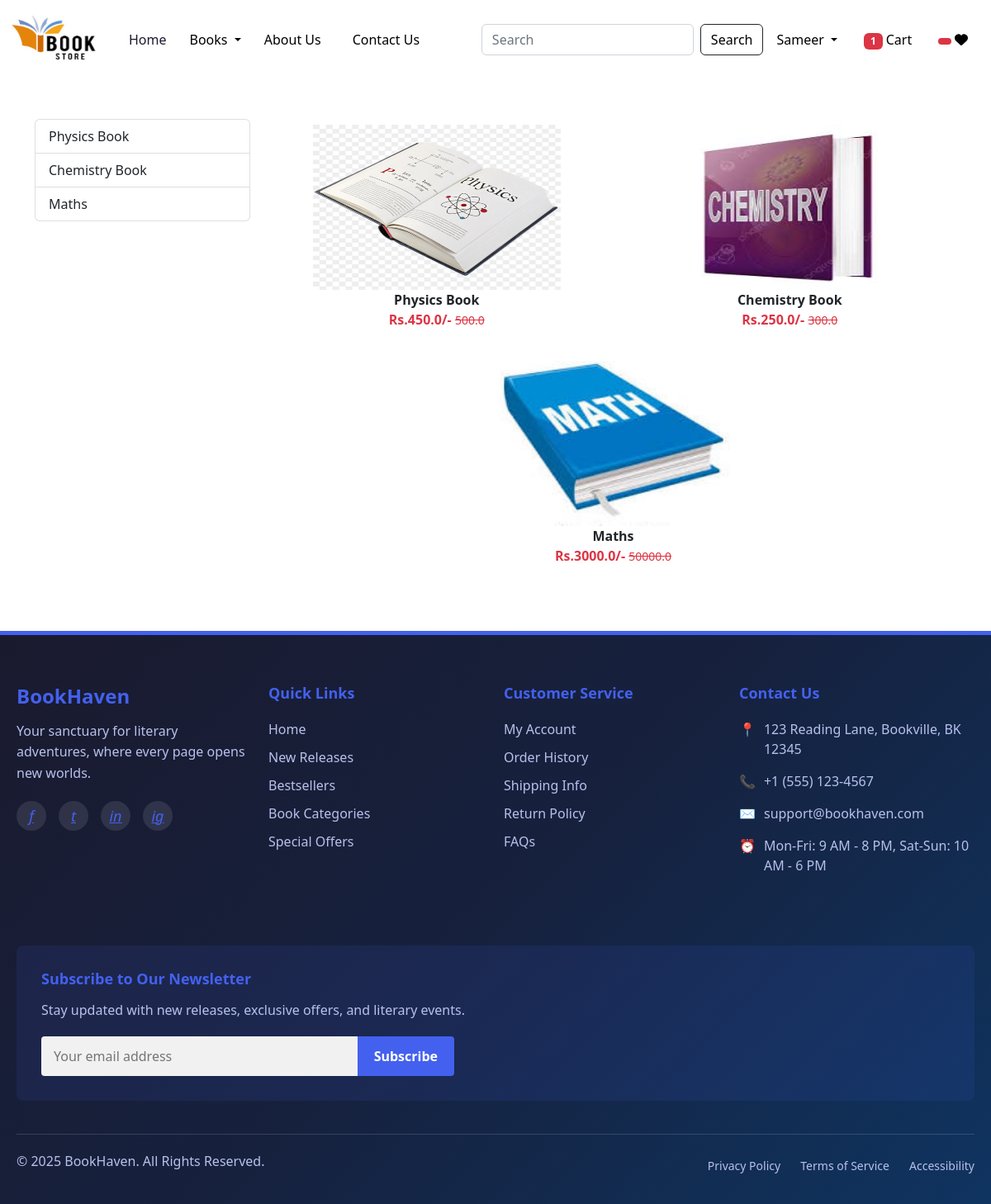
/category/IJ (signed in), run on the app's committed database.
### app/models.py (models this page shows, shortened)
class Product(models.Model):
    title = models.CharField(max_length=100)
    selling_price = models.FloatField()
    discounted_price = models.FloatField()
    description = models.TextField()
    composition = models.TextField(default='')
    prodapp = models.TextField(default='')
    category = models.CharField(choices=CATEGORY_CHOICES, max_length=2)
    product_image = models.ImageField(upload_to='product')

### app/views.py (the view)
# urls.py: path("category/<slug:val>", views.CategoryView.as_view(),name="category"),
@method_decorator(login_required,name='dispatch')
class CategoryView(View):
    def get(self,request,val):
        totalitem = 0
        wishitem=0
        if request.user.is_authenticated:
            totalitem = len(Cart.objects.filter(user=request.user))
            wishitem = len(Wishlist.objects.filter(user=request.user))
        product = Product.objects.filter(category=val)
        title = Product.objects.filter(category=val).values('title')
        return render(request,"app/category.html",locals())

### app/templates/app/category.html (shortened to what this page needs)
{% extends 'app/base.html' %}
{% load static %}
{% block main-content %}
    <div class="container my-5">
        <div class="row">
            <div class="col-sm-3">
                <div class="list-group">
                    {% for val in title %}
                        <a href="{% url 'category-title' val.title %}" class="list-group-item list-group-item-action" aria-current="true">{{val.title}}</a>
                    {% endfor %}
                </div>
            </div>
            <div class="col-sm-9">
                <div class="row">
                    {% for prod in product %}
                        <div class="col text-center mb-4">
                            <a href="{% url 'product-detail' prod.id %}" class="btn">
                            <div>
                                <img src="{{prod.product_image.url}}" width="300px" height="200px" />
                                <div class="fw-bold">{{prod.title}}</div>
                                <div class="fw-bold text-danger">
                                    Rs.{{prod.discounted_price}}/-
                                    <small class="fw-light text-decoration-line-through">{{prod.selling_price}}</small>
                                </div>
                            </div>
                            </a>
                        </div>
                    {% endfor %}
                </div>
            </div>
        </div>
    </div>
{% endblock main-content %}

### app/templates/app/base.html (shortened to what this page needs)
<!DOCTYPE html>
{% load static %}
<html lang="en">
<head>
    <link href="https://cdn.jsdelivr.net/npm/bootstrap@5.2.2/dist/css/bootstrap.min.css" rel="stylesheet">
    <link rel="stylesheet" href="{% static 'app/css/owl.carousel.min.css' %}" />
    <link rel="stylesheet" href="{% static 'app/css/all.min.css' %}" />
    <link rel="stylesheet" href="{% static 'app/css/style.css' %}" />
</head>
<body>
  <nav class="navbar navbar-expand-lg navbar-dark" style="background-color: white;">
        <div class="container-fluid">
          <a class="navbar-brand" href="#">
            <img src="{% static "app/images/banner/xyz.png" %}" width="120" height="70" />
          </a>
          <div class="collapse navbar-collapse" id="navbarSupportedContent">
            <ul class="navbar-nav me-auto mb-2 mb-lg-0">
              <li class="nav-item" style="border-right: 2px solid white; padding-right: 10px; margin-right: 10px rounded;">
                <a class="nav-link active " aria-current="page" href="/" style="color: #1a1a2e;">Home</a>
              </li>
              <li class="nav-item dropdown" style="border-right: 2px solid white; padding-right: 10px; margin-right: 10px rounded;">
                <a class="nav-link dropdown-toggle" href="#" role="button" data-bs-toggle="dropdown" aria-expanded="false" style="color: black;"  >
                  Books
                </a>
              </li>
              <li class="nav-item" style="border-right: 2px solid white; padding-right: 10px; margin-right: 10px;">
                <a class="nav-link" href="{% url 'about' %}" style="color: black;">About Us</a>
              </li>
              <li class="nav-item">
                <a class="nav-link" href="{% url 'contact' %}" style="color: black;">Contact Us</a>
              </li>
            </ul>
            <form class="d-flex" role="search" action="/search">
              <input class="form-control me-2" type="search" placeholder="Search" name="search"  aria-label="Search">
              <button class="btn btn-outline-dark" type="submit" style="color: black;">Search</button>
            </form>
          </div>
          <ul class="navbar-nav me-auto mb-2 mb-lg-0 rounded">
            <li class="nav-item dropdown mx-2">
              {% if user.is_authenticated %}
              <a class="nav-link dropdown-toggle" id="profileDropdown" role="button" data-bs-toggle="dropdown" aria-expanded="false" style="color: black;">
                {{ user.username }}
              </a>
                {% endif %}
            </li>
            <li class="nav-item mx-2">
              <a href="{% url 'showcart' %}" class="nav-link" style="color: black;">
                <span class="badge bg-danger">
                  {% if totalitem > 0 %} {{ totalitem }} {% endif %}
                </span>
                Cart
              </a>
            </li>
            <li class="nav-item mx-2">
              <a href="{% url 'showwishlist' %}" class="nav-link text-white">
                <span class="badge bg-danger">
                </span>
                <i class="fa fa-heart" style="color: black;"></i>
              </a>
            </li>
          </ul>
        </div>
      </nav>
      {% block main-content %}{% endblock main-content %}
      <footer style="background: linear-gradient(135deg, #1a1a2e 0%, #16213e 50%, #0f3460 100%); color: #f1f1f1; padding: 60px 0 30px; font-family: 'Segoe UI', Tahoma, Geneva, Verdana, sans-serif; border-top: 5px solid #4361ee;">
        <div style="max-width: 1200px; margin: 0 auto; padding: 0 20px;">
          <div style="display: flex; flex-wrap: wrap; justify-content: space-between; margin-bottom: 40px;">
            <div style="flex: 1; min-width: 240px; margin-bottom: 30px; padding-right: 20px;">
              <h3 style="color: #4361ee; font-size: 24px; margin-bottom: 15px; font-weight: 700;">BookHaven</h3>
              <p style="line-height: 1.6; color: #b8c1ec; margin-bottom: 20px;">Your sanctuary for literary adventures, where every page opens new worlds.</p>
              <div style="display: flex; gap: 15px;">
                <a href="#" style="color: #4361ee; display: inline-block; width: 36px; height: 36px; line-height: 36px; text-align: center; border-radius: 50%; background-color: rgba(255,255,255,0.1); transition: all 0.3s ease;">
                  <i style="font-size: 18px;">f</i>
                </a>
                <a href="#" style="color: #4361ee; display: inline-block; width: 36px; height: 36px; line-height: 36px; text-align: center; border-radius: 50%; background-color: rgba(255,255,255,0.1); transition: all 0.3s ease;">
                  <i style="font-size: 18px;">t</i>
                </a>
                <a href="#" style="color: #4361ee; display: inline-block; width: 36px; height: 36px; line-height: 36px; text-align: center; border-radius: 50%; background-color: rgba(255,255,255,0.1); transition: all 0.3s ease;">
                  <i style="font-size: 18px;">in</i>
                </a>
                <a href="#" style="color: #4361ee; display: inline-block; width: 36px; height: 36px; line-height: 36px; text-align: center; border-radius: 50%; background-color: rgba(255,255,255,0.1); transition: all 0.3s ease;">
                  <i style="font-size: 18px;">ig</i>
                </a>
              </div>
            </div>
            <div style="flex: 1; min-width: 160px; margin-bottom: 30px;">
              <h4 style="color: #4361ee; font-size: 18px; margin-bottom: 20px; font-weight: 600;">Quick Links</h4>
              <ul style="list-style: none; padding: 0; margin: 0;">
                <li style="margin-bottom: 10px;"><a href="#" style="color: #b8c1ec; text-decoration: none; transition: color 0.3s ease;">Home</a></li>
                <li style="margin-bottom: 10px;"><a href="#" style="color: #b8c1ec; text-decoration: none; transition: color 0.3s ease;">New Releases</a></li>
                <li style="margin-bottom: 10px;"><a href="#" style="color: #b8c1ec; text-decoration: none; transition: color 0.3s ease;">Bestsellers</a></li>
                <li style="margin-bottom: 10px;"><a href="#" style="color: #b8c1ec; text-decoration: none; transition: color 0.3s ease;">Book Categories</a></li>
                <li style="margin-bottom: 10px;"><a href="#" style="color: #b8c1ec; text-decoration: none; transition: color 0.3s ease;">Special Offers</a></li>
              </ul>
            </div>
            <div style="flex: 1; min-width: 160px; margin-bottom: 30px;">
              <h4 style="color: #4361ee; font-size: 18px; margin-bottom: 20px; font-weight: 600;">Customer Service</h4>
              <ul style="list-style: none; padding: 0; margin: 0;">
                <li style="margin-bottom: 10px;"><a href="#" style="color: #b8c1ec; text-decoration: none; transition: color 0.3s ease;">My Account</a></li>
                <li style="margin-bottom: 10px;"><a href="#" style="color: #b8c1ec; text-decoration: none; transition: color 0.3s ease;">Order History</a></li>
                <li style="margin-bottom: 10px;"><a href="#" style="color: #b8c1ec; text-decoration: none; transition: color 0.3s ease;">Shipping Info</a></li>
                <li style="margin-bottom: 10px;"><a href="#" style="color: #b8c1ec; text-decoration: none; transition: color 0.3s ease;">Return Policy</a></li>
                <li style="margin-bottom: 10px;"><a href="#" style="color: #b8c1ec; text-decoration: none; transition: color 0.3s ease;">FAQs</a></li>
              </ul>
            </div>
            <div style="flex: 1; min-width: 240px; margin-bottom: 30px;">
              <h4 style="color: #4361ee; font-size: 18px; margin-bottom: 20px; font-weight: 600;">Contact Us</h4>
              <p style="margin-bottom: 15px; display: flex; align-items: flex-start; color: #b8c1ec;">
                <span style="margin-right: 10px; color: #4361ee;">📍</span>
                <span>123 Reading Lane, Bookville, BK 12345</span>
              </p>
              <p style="margin-bottom: 15px; display: flex; align-items: flex-start; color: #b8c1ec;">
                <span style="margin-right: 10px; color: #4361ee;">📞</span>
                <span>+1 (555) 123-4567</span>
              </p>
              <p style="margin-bottom: 15px; display: flex; align-items: flex-start; color: #b8c1ec;">
                <span style="margin-right: 10px; color: #4361ee;">✉️</span>
                <span>support@bookhaven.com</span>
              </p>
              <p style="margin-bottom: 15px; display: flex; align-items: flex-start; color: #b8c1ec;">
                <span style="margin-right: 10px; color: #4361ee;">⏰</span>
                <span>Mon-Fri: 9 AM - 8 PM, Sat-Sun: 10 AM - 6 PM</span>
              </p>
            </div>
          </div>
          <div style="background-color: rgba(67, 97, 238, 0.1); padding: 30px; border-radius: 8px; margin-bottom: 40px;">
            <h4 style="color: #4361ee; font-size: 18px; margin-bottom: 15px; font-weight: 600;">Subscribe to Our Newsletter</h4>
            <p style="color: #b8c1ec; margin-bottom: 20px;">Stay updated with new releases, exclusive offers, and literary events.</p>
            <div style="display: flex; max-width: 500px;">
              <input type="email" placeholder="Your email address" style="flex: 1; padding: 12px 15px; border: none; border-radius: 4px 0 0 4px; background-color: #f1f1f1; color: #333;">
              <button style="padding: 12px 20px; background-color: #4361ee; color: white; border: none; border-radius: 0 4px 4px 0; cursor: pointer; font-weight: 600;">Subscribe</button>
            </div>
          </div>
          <div style="border-top: 1px solid rgba(184, 193, 236, 0.2); padding-top: 20px; display: flex; flex-wrap: wrap; justify-content: space-between; align-items: center;">
            <p style="color: #b8c1ec; margin-bottom: 10px;">© 2025 BookHaven. All Rights Reserved.</p>
            <div>
              <a href="#" style="color: #b8c1ec; text-decoration: none; margin-left: 20px; font-size: 14px;">Privacy Policy</a>
              <a href="#" style="color: #b8c1ec; text-decoration: none; margin-left: 20px; font-size: 14px;">Terms of Service</a>
              <a href="#" style="color: #b8c1ec; text-decoration: none; margin-left: 20px; font-size: 14px;">Accessibility</a>
            </div>
          </div>
        </div>
      </footer>
</body>
</html>

### data on the page
Product: product_image (picture), title "Physics Book", discounted_price "450.0", selling_price "500.0"
Product: product_image (picture), title "Chemistry Book", discounted_price "250.0", selling_price "300.0"
Product: product_image (picture), title "Maths", discounted_price "3000.0", selling_price "50000.0"

### other printed values
{{ user.username }} "Sameer"
{{ totalitem }} "1"
{{ val.title }} "Physics Book" "Chemistry Book" "Maths"
